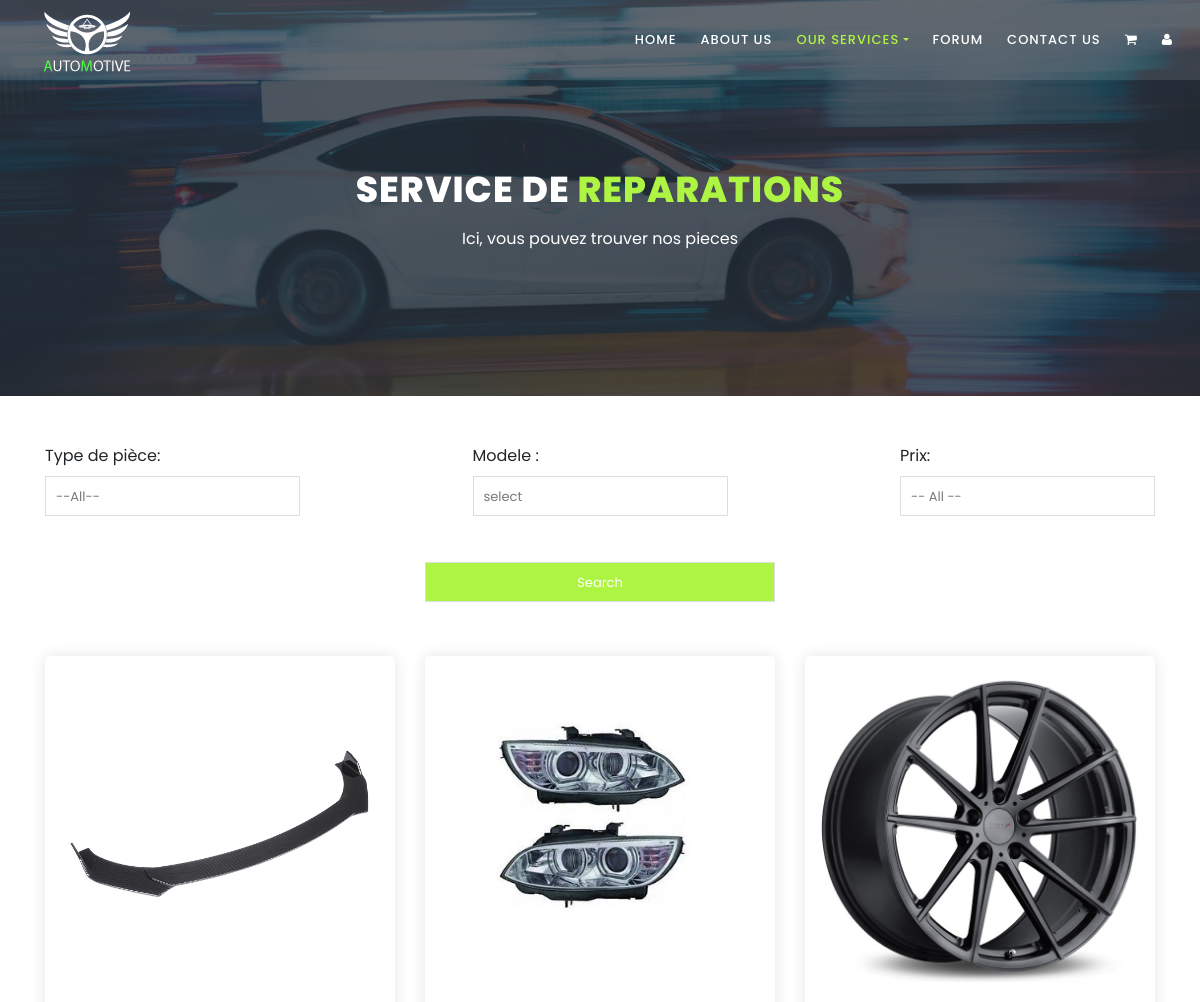
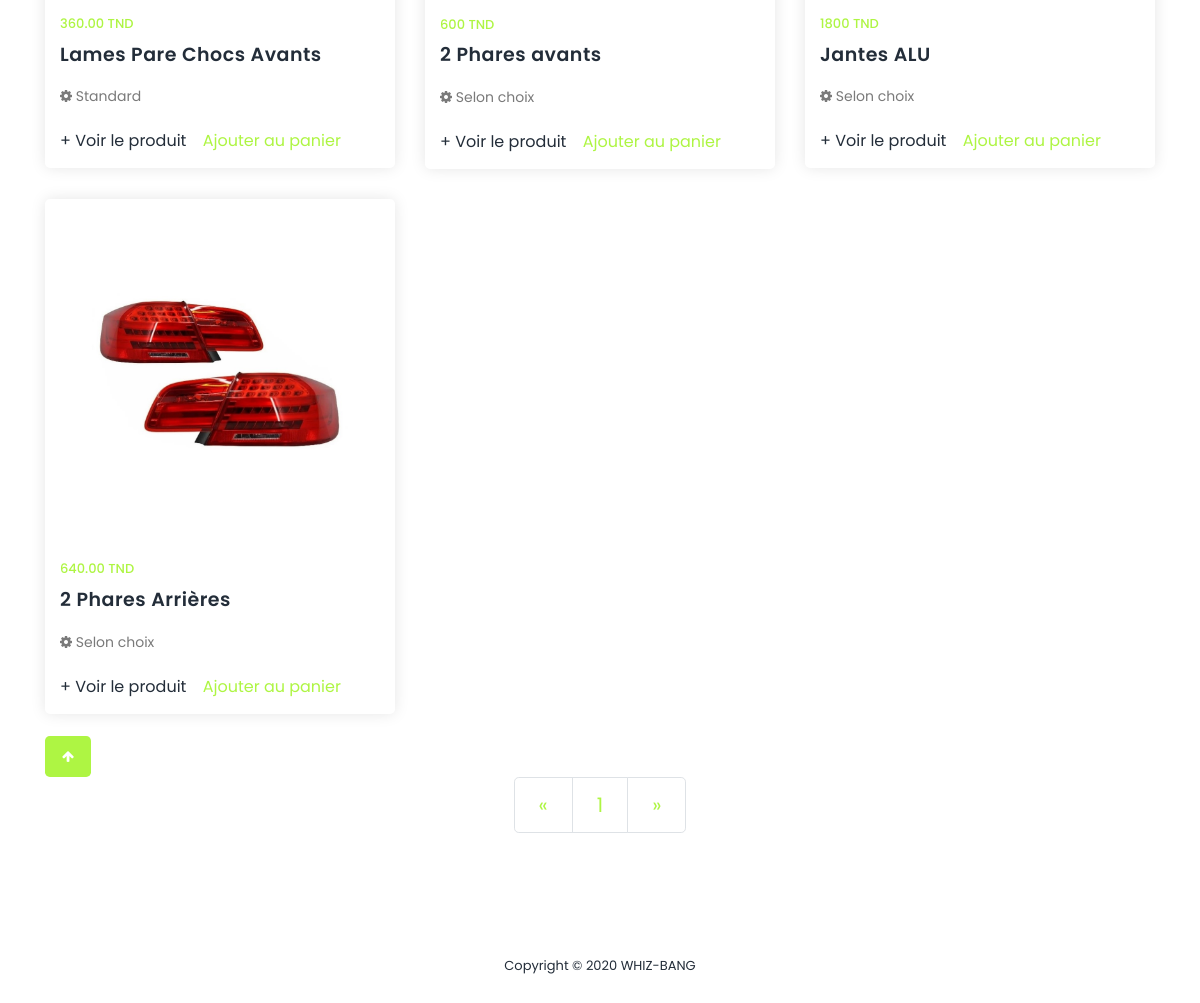
/view/Repair.php (signed in), run on the app's committed database (2 pictures, top to bottom).
### tables this page shows
CREATE TABLE `articles` (
  `id` int(11) NOT NULL,
  `name` varchar(255) NOT NULL,
  `type` varchar(255) NOT NULL,
  `img` varchar(255) NOT NULL,
  `price` varchar(255) NOT NULL,
  `des` text NOT NULL
);

### controller/functions.php (called while the page is built, shortened)
<?php
class admincrudpanel{
	function Allproducts($isitsearch,$type){
        $db = config::getConnexion();
		try {
			if($isitsearch==false){
				$sql = "SELECT * FROM articles";
				$query = $db->prepare($sql);
			}
            $query->execute();
			return $query;
        } catch (Exception $e) {
            die('Error:' . $e->getMessage());
        }
	}
}

### view/Repair.php (the view, shortened to what this page needs)
<?php
include '../Controller/functions.php';
$searched=0;
?>
<!DOCTYPE html>
<html lang="en">
  <head>
    <link rel="stylesheet" type="text/css" href="assets/css/bootstrap.min.css">
    <link rel="stylesheet" type="text/css" href="assets/css/font-awesome.css">
    <link rel="stylesheet" href="assets/css/style.css">
    </head>
    <body>
    <header class="header-area header-sticky">
        <div class="container-fluid">
            <div class="row">
                <div class="col-12">
                    <nav class="main-nav">
                        <img src="assets/images/logo4.png">
                        <ul class="nav">
                            <li><a href="index.php">Home</a></li>
                            <li><a href="about.html">About Us</a></li>
                            <li class="dropdown">
                                <a class="dropdown-toggle active" data-toggle="dropdown" href="#" role="button" aria-haspopup="true" aria-expanded="false">Our Services</a>
                            </li>
                            <li><a href="forum.php">Forum</a></li>
                            <li><a href="contact.html">Contact Us</a></li>
                            <li class="nav-item">
                                <a href="cart.php" ><i class="fa fa-shopping-cart"></i></a>
                            </li>
                            <li class="nav-item">
                              <a href="account.php" ><i class="fa fa-user"></i></a>
                          </li>
                        </ul>
                    </nav>
                </div>
            </div>
        </div>
    </header>
    <section class="section section-bg" id="call-to-action" style="background-image: url(assets/images/banner-image-1-1920x500.jpg)">
        <div class="container">
            <div class="row">
                <div class="col-lg-10 offset-lg-1">
                    <div class="cta-content">
                        <br>
                        <br>
                        <h2>Service de <em>reparations</em></h2>
                        <p>Ici, vous pouvez trouver nos pieces</p>
                    </div>
                </div>
            </div>
        </div>
    </section>
    <section class="section" id="trainers">
        <div class="container">
            <br>
            <br>
            <div class="contact-form">
                <form action="" method="post" id="contact">
                    <div class="row" style="justify-content: space-between;">
                        <div class="col-lg-3 col-md-4 col-sm-6 col-xs-12">
                            <div class="form-group">
                                <label>Type de pièce:</label>
                                 <select>
                                      <option value="">--All--</option>
                                 </select>
                            </div>
                        </div>
                        <div class="col-lg-3 col-md-4 col-sm-6 col-xs-12">
                            <div class="form-group">
                                <label>Modele :</label>
                                 <select id="type" name="type">
                                      <option value="0" selected>select</option>
                                 </select>
                            </div>
                        </div>
                        <div class="col-lg-3 col-md-4 col-sm-6 col-xs-12">
                            <div class="form-group">
                                <label>Prix:</label>
                                 <select>
                                      <option value="">-- All --</option>
                                 </select>
                            </div>
                        </div>
                    <div class="col-sm-4 offset-sm-4">
                      <div class="main-button text-center">
						 <input name="search" type="button" value="Search" onclick="verif();" style="background-color: rgb(174, 245, 67);color: #fff;">
                      </div>
                    </div>
                    <br>
                    <br>
                </form>
            </div>
<br>
            <div class="row">
<?php
	$admincrudpanel = new admincrudpanel();
	if($searched==0){
		$liste = $admincrudpanel->Allproducts(false,"ALL");
	}else{
		$liste = $admincrudpanel->Allproducts(true,$_POST['type']);
	}
            foreach ($liste as $row) {
?>
                <div class="col-lg-4">
                    <div class="trainer-item">
                        <div class="image-thumb">
                            <img src="<?php echo($row['img'])?>" alt="">
                        </div>
                        <div class="down-content">
                            <span>
                                <?php echo($row['price'])?> TND</sup>
                            </span>
                            <h4><?php echo($row['name'])?></h4>
                            <p>
                                <i class="fa fa-cog"></i> <?php echo($row['type'])?> &nbsp;&nbsp;&nbsp;
                            </p>
                            <ul class="social-icons">
							<?php echo('<li><a href="single-prod.php?id='.$row['id'].'">+ Voir le produit</a></li>')?>
              <a class="buy-btn1" href="../Controller/ajouterpanier.php?id=<?= $row['id']; ?>"> Ajouter au panier</a>
                            </ul>
                        </div>
                    </div>
                </div>
<?php
}
?>
            </div>
            <button
                    type="button"
                    class="btn btn-danger btn-floating btn-lg"
                    id="btn-back-to-top"
                    >
                    <i class="fa fa-arrow-up"></i>
            </button>
            <br>
            <nav>
              <ul class="pagination pagination-lg justify-content-center">
                <li class="page-item">
                  <a class="page-link" href="#" aria-label="Previous">
                    <span aria-hidden="true">&laquo;</span>
                  </a>
                </li>
                <li class="page-item"><a class="page-link" href="#">1</a></li>
                <li class="page-item">
                  <a class="page-link" href="#" aria-label="Next">
                    <span aria-hidden="true">&raquo;</span>
                  </a>
                </li>
              </ul>
            </nav>
        </div>
    </section>
    <footer>
        <div class="container">
            <div class="row">
                <div class="col-lg-12">
                    <p>
                        Copyright © 2020 WHIZ-BANG
                    </p>
                </div>
            </div>
        </div>
    </footer>
  </body>
</html>

### data on the page
articles: img (picture), price "360.00", name "Lames Pare Chocs Avants", type "Standard"
articles: img (picture), price "600", name "2 Phares avants", type "Selon choix"
articles: img (picture), price "1800", name "Jantes ALU", type "Selon choix"
articles: img (picture), price "640.00", name "2 Phares Arrières", type "Selon choix"
